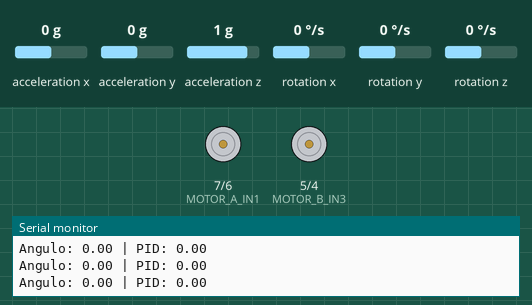
Bench run of a program on a simulated ESP32. Shown: motor-driver pin pairs drawn as motors (green arrow = first pin HIGH = forward, orange = second pin HIGH = backward, longer = more drive, scaled by the enable pin), the last lines printed to the serial monitor. Wiring (inferred from the names in the program): MPU-6050 motion sensor at I2C address 0x68. The test bench sets the inputs (shaded band); at power-on: acceleration x 0 g, acceleration y 0 g, acceleration z 1 g, rotation x 0 °/s, rotation y 0 °/s, rotation z 0 °/s.

Above: at 7.9 s.
8.0 s: acceleration x set to -0.2 g
9.8 s: acceleration y set to -1.4 g
At 11.5 s:
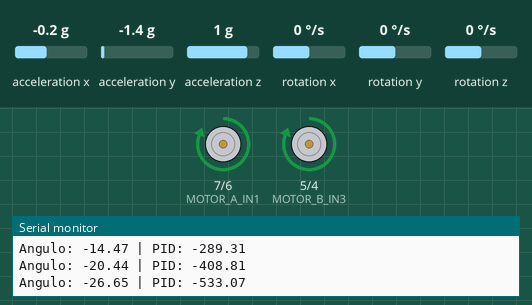
12.8 s: acceleration y set to -0.2 g
14.3 s: acceleration y set to 0.1 g
At 15.07 s:
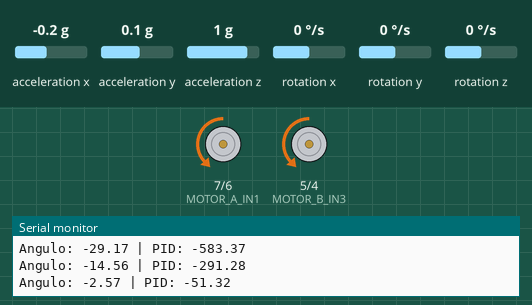
16.6 s: acceleration x set to 0 g
19.6 s: acceleration x set to 0.2 g
At 21.8 s:
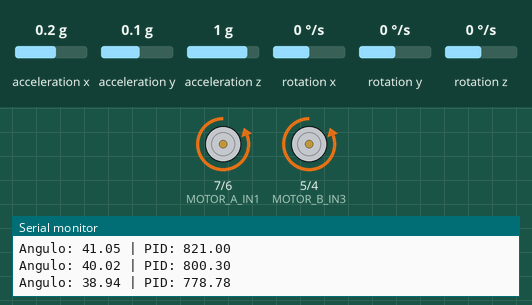
Timing chart, 0 to 23.3 s (numbered marks = the images above; inputs shaded):
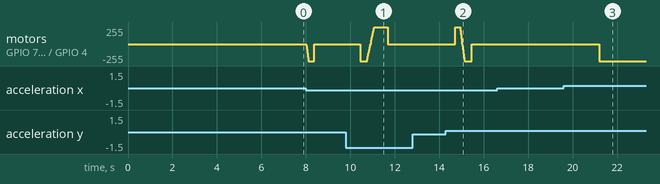

The program:

main.cpp
```cpp
#include <Wire.h>
#include <Arduino.h>
// ============================================
// CONFIGURACIÓN DE PINES
// ============================================
// Puente H L298N
#define MOTOR_A_IN1 7
#define MOTOR_A_IN2 6
#define MOTOR_B_IN3 5
#define MOTOR_B_IN4 4
#define MOTOR_A_ENA 9   // PWM
#define MOTOR_B_ENB 10  // PWM

// ============================================
// DIRECCIÓN I2C DEL MPU6050
// ============================================
#define MPU6050_ADDR 0x68

// Registros del MPU6050
#define MPU6050_PWR_MGMT_1   0x6B
#define MPU6050_GYRO_CONFIG  0x1B
#define MPU6050_ACCEL_CONFIG 0x1C
#define MPU6050_ACCEL_XOUT_H 0x3B
#define MPU6050_TEMP_OUT_H   0x41
#define MPU6050_GYRO_XOUT_H  0x43

// ============================================
// VARIABLES GLOBALES DEL SENSOR
// ============================================
int16_t accel_x_raw, accel_y_raw, accel_z_raw;
int16_t gyro_x_raw, gyro_y_raw, gyro_z_raw;
int16_t temperatura_raw;

float accel_x, accel_y, accel_z;
float gyro_x, gyro_y, gyro_z;

float angulo_accel;
float angulo_gyro;
float angulo_filtrado;

// Offsets de calibración (se calculan en setup)
float gyro_x_offset = 0;
float gyro_y_offset = 0;
float gyro_z_offset = 0;

// ============================================
// FILTRO DE MEDIA MÓVIL
// ============================================
#define VENTANA_MA 10
float buffer_angulo[VENTANA_MA];
int indice_buffer = 0;
float suma_buffer = 0;

// ============================================
// CONTROL PID (Valores de inicio PDF Pag 22)
// ============================================
// ¡IMPORTANTE! Empezamos con valores bajos para calibrar
float Kp = 20.0;   // Fase 1: Ajustar solo Kp hasta que oscile constante
float Ki = 0.0;    // Fase 3: Dejar en 0 al inicio
float Kd = 0.0;    // Fase 2: Dejar en 0 al inicio

float setpoint = 0.0;
float error = 0;
float error_previo = 0;
float integral = 0;
float derivada = 0;
float salida_pid = 0;

float integral_max = 50.0;
float integral_min = -50.0;

// ============================================
// CONTROL DE TIEMPO
// ============================================
unsigned long tiempo_previo = 0;
float dt = 0;

#define ALPHA 0.95

// ============================================
// LÍMITE DE VELOCIDAD DE MOTORES
// ============================================
#define VELOCIDAD_MAXIMA 255
#define VELOCIDAD_MINIMA 30   // Si zumba pero no se mueve, subir a 40 o 50
#define ANGULO_CAIDA 45.0


// ============================================
// FUNCIONES MPU6050 (Sin cambios mayores)
// ============================================

void escribirRegistro(uint8_t reg, uint8_t valor) {
  Wire.beginTransmission(MPU6050_ADDR);
  Wire.write(reg);
  Wire.write(valor);
  Wire.endTransmission();
}
void inicializarMPU6050() {
  escribirRegistro(MPU6050_PWR_MGMT_1, 0x00);
  delay(100);
  escribirRegistro(MPU6050_GYRO_CONFIG, 0x00);
  escribirRegistro(MPU6050_ACCEL_CONFIG, 0x00);
  delay(100);
}


void leerRegistros(uint8_t reg, uint8_t cantidad, uint8_t *buffer) {
  Wire.beginTransmission(MPU6050_ADDR);
  Wire.write(reg);
  Wire.endTransmission(false);
  Wire.requestFrom((uint8_t)MPU6050_ADDR, cantidad);
  for(uint8_t i = 0; i < cantidad; i++) {
    buffer[i] = Wire.read();
  }
}

void leerMPU6050() {
  uint8_t buffer[14];
  leerRegistros(MPU6050_ACCEL_XOUT_H, 14, buffer);

  accel_x_raw = (buffer[0] << 8) | buffer[1];
  accel_y_raw = (buffer[2] << 8) | buffer[3];
  accel_z_raw = (buffer[4] << 8) | buffer[5];
  // temperatura se salta
  gyro_x_raw = (buffer[8] << 8) | buffer[9];
  gyro_y_raw = (buffer[10] << 8) | buffer[11];
  gyro_z_raw = (buffer[12] << 8) | buffer[13];

  accel_x = accel_x_raw / 16384.0;
  accel_y = accel_y_raw / 16384.0;
  accel_z = accel_z_raw / 16384.0;

  gyro_x = (gyro_x_raw / 131.0) - gyro_x_offset;
  gyro_y = (gyro_y_raw / 131.0) - gyro_y_offset;
  gyro_z = (gyro_z_raw / 131.0) - gyro_z_offset;
}

void calibrarGiroscopio() {
  const int num_muestras = 1000;
  float suma_x = 0, suma_y = 0, suma_z = 0;
  for(int i = 0; i < num_muestras; i++) {
    leerMPU6050();
    // Sumamos raw/131.0 pero SIN offset aún, porque lo estamos calculando
    // (Pequeña corrección: leerMPU6050 ya resta el offset, así que aquí
    // debemos leer manualmente o temporalmente poner offsets en 0)
    // Para simplificar, asumimos que offsets son 0 al llamar esto en setup.
    suma_x += (gyro_x_raw / 131.0);
    suma_y += (gyro_y_raw / 131.0);
    suma_z += (gyro_z_raw / 131.0);
    delay(3);
  }
  gyro_x_offset = suma_x / num_muestras;
  gyro_y_offset = suma_y / num_muestras;
  gyro_z_offset = suma_z / num_muestras;
}

float calcularAnguloAcelerometro() {
  return atan2(accel_y, accel_x) * 180.0 / PI;
}

float filtroMediaMovil(float nuevo_valor) {
  suma_buffer -= buffer_angulo[indice_buffer];
  buffer_angulo[indice_buffer] = nuevo_valor;
  suma_buffer += nuevo_valor;
  indice_buffer = (indice_buffer + 1) % VENTANA_MA;
  return suma_buffer / VENTANA_MA;
}

// CORRECCIÓN AQUÍ: Invertí HIGH/LOW respecto a tu código original
// para corregir el problema de "giro contrario"
void moverAdelante(int velocidad) {
  // Motor A Adelante (INVERTIDO)
  digitalWrite(MOTOR_A_IN1, LOW);  // Antes era HIGH
  digitalWrite(MOTOR_A_IN2, HIGH); // Antes era LOW
  analogWrite(MOTOR_A_ENA, velocidad);

  // Motor B Adelante (INVERTIDO)
  digitalWrite(MOTOR_B_IN3, LOW);  // Antes era HIGH
  digitalWrite(MOTOR_B_IN4, HIGH); // Antes era LOW
  analogWrite(MOTOR_B_ENB, velocidad);
}

void moverAtras(int velocidad) {
  // Motor A Atrás (INVERTIDO)
  digitalWrite(MOTOR_A_IN1, HIGH); // Antes era LOW
  digitalWrite(MOTOR_A_IN2, LOW);  // Antes era HIGH
  analogWrite(MOTOR_A_ENA, velocidad);

  // Motor B Atrás (INVERTIDO)
  digitalWrite(MOTOR_B_IN3, HIGH); // Antes era LOW
  digitalWrite(MOTOR_B_IN4, LOW);  // Antes era HIGH
  analogWrite(MOTOR_B_ENB, velocidad);
}

void detenerMotores() {
  digitalWrite(MOTOR_A_IN1, LOW);
  digitalWrite(MOTOR_A_IN2, LOW);
  analogWrite(MOTOR_A_ENA, 0);

  digitalWrite(MOTOR_B_IN3, LOW);
  digitalWrite(MOTOR_B_IN4, LOW);
  analogWrite(MOTOR_B_ENB, 0);
}
// ============================================
// CONTROL PID - LÓGICA CORREGIDA
// ============================================
float calcularPID(float medicion, float delta_tiempo) {
  // CAMBIO CRÍTICO: El error debe ser (medición - setpoint) o (setpoint - medición)
  // dependiendo de cómo definas "Adelante".
  // Si Ángulo Positivo es "caer al frente", queremos PID Positivo para "mover al frente".
  // Si Setpoint=0, Error = medicion - setpoint = +Grados.
  // P = Kp * (+Grados) = +Velocidad.
  // CONTROLAR_MOTORES(+Velocidad) -> MOVER_ADELANTE.
  error = medicion - setpoint;

  float P = Kp * error;

  integral += error * delta_tiempo;
  if(integral > integral_max) integral = integral_max;
  if(integral < integral_min) integral = integral_min;
  float I = Ki * integral;

  derivada = (error - error_previo) / delta_tiempo;
  float D = Kd * derivada;

  error_previo = error;

  return P + I + D;
}

// ============================================
// CONTROL DE MOTORES - DIRECCIÓN INVERTIDA
// ============================================
void controlarMotores(float velocidad) {
  if(velocidad > VELOCIDAD_MAXIMA) velocidad = VELOCIDAD_MAXIMA;
  if(velocidad < -VELOCIDAD_MAXIMA) velocidad = -VELOCIDAD_MAXIMA;

  if(abs(velocidad) < VELOCIDAD_MINIMA) {
    detenerMotores();
    return;
  }

  int pwm = abs((int)velocidad);

  // Lógica simple: Positivo = Adelante, Negativo = Atrás
  if(velocidad > 0) {
    moverAdelante(pwm);
  } else {
    moverAtras(pwm);
  }
}


void setup() {
  Serial.begin(115200);
  Serial.println("=================================");
  Serial.println("ROBOT AUTOBALANCEADO - USAC 2025");
  Serial.println("=================================");

  pinMode(MOTOR_A_IN1, OUTPUT);
  pinMode(MOTOR_A_IN2, OUTPUT);
  pinMode(MOTOR_B_IN3, OUTPUT);
  pinMode(MOTOR_B_IN4, OUTPUT);
  pinMode(MOTOR_A_ENA, OUTPUT);
  pinMode(MOTOR_B_ENB, OUTPUT);

  detenerMotores();

  Wire.begin();
  Wire.setClock(400000);

  Serial.println("Inicializando MPU6050...");
  inicializarMPU6050();

  Serial.println("Calibrando giroscopio (mantén quieto el robot)...");
  calibrarGiroscopio();

  for(int i = 0; i < VENTANA_MA; i++) {
    buffer_angulo[i] = 0;
  }

  leerMPU6050();
  angulo_accel = calcularAnguloAcelerometro();
  angulo_gyro = angulo_accel;
  angulo_filtrado = angulo_accel;

  Serial.println("Sistema listo!");
  Serial.println("Coloca el robot vertical y espera 2 segundos...");
  delay(2000);

  tiempo_previo = millis();
}

void loop() {
  unsigned long tiempo_actual = millis();
  dt = (tiempo_actual - tiempo_previo) / 1000.0;
  tiempo_previo = tiempo_actual;

  leerMPU6050();

  angulo_accel = calcularAnguloAcelerometro();
  angulo_gyro = angulo_gyro + gyro_y * dt;

  // Filtro Complementario
  angulo_filtrado = ALPHA * (angulo_filtrado + gyro_y * dt) + (1 - ALPHA) * angulo_accel;

  // Filtro Media Móvil
  angulo_filtrado = filtroMediaMovil(angulo_filtrado);

  salida_pid = calcularPID(angulo_filtrado, dt);

  if(abs(angulo_filtrado) > ANGULO_CAIDA) {
    detenerMotores();
  } else {
    controlarMotores(salida_pid);
  }

  // Debug
  if(tiempo_actual % 100 < 10) {
    Serial.print("Angulo: ");
    Serial.print(angulo_filtrado, 2);
    Serial.print(" | PID: ");
    Serial.println(salida_pid, 2);
  }

  delay(10); // Pequeño delay para estabilidad del loop
}
```

Measured:
- the behaviour switches between -0.1 and 0 g on acceleration y (found by bisection; images 1 and 2)
- the behaviour switches between 0.1 and 0.2 g on acceleration x (found by bisection; images 2 and 3)
- after the input at 19.6 s, motor on GPIO 7 (MOTOR_A_IN1) / GPIO 6 (MOTOR_A_IN2), motor on GPIO 5 (MOTOR_B_IN3) / GPIO 4 (MOTOR_B_IN4): stopped → backward 255/255 after 1.6 s
